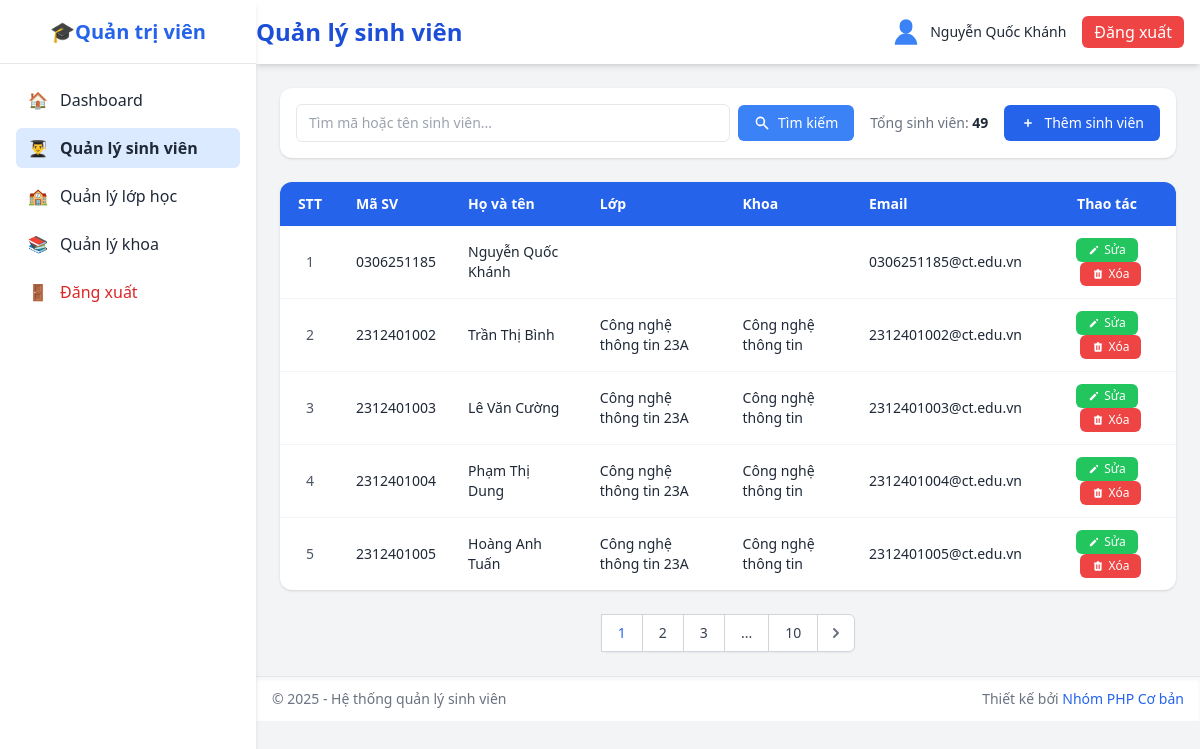
The page /admin/student_list.php (signed in) on the database its author committed.
### tables this page shows
CREATE TABLE `sinh_vien` (
  `mssv` varchar(20) NOT NULL,
  `hoten` varchar(100) NOT NULL,
  `ngaysinh` date DEFAULT NULL,
  `gioitinh` enum('Nam','Nữ','Khác') DEFAULT 'Nam',
  `malop` varchar(20) DEFAULT NULL,
  `makhoa` varchar(20) DEFAULT NULL,
  `email` varchar(100) DEFAULT NULL,
  `sdt` varchar(20) DEFAULT NULL,
  `diachi` varchar(255) DEFAULT NULL,
  `password` varchar(255) NOT NULL,
  `trangthai` enum('Đang học','Tốt nghiệp','Bảo lưu','Đã nghỉ') DEFAULT 'Đang học'
);

CREATE TABLE `lop` (
  `malop` varchar(20) NOT NULL,
  `tenlop` varchar(100) NOT NULL,
  `makhoa` varchar(20) DEFAULT NULL
);

CREATE TABLE `khoa` (
  `makhoa` varchar(20) NOT NULL,
  `tenkhoa` varchar(100) NOT NULL,
  `mota` text DEFAULT NULL
);

### database/pdo.php (called while the page is built, shortened)
<?php
class DB
{
    private static $pdo = null;
    private static function connect_pdo(): \PDO
    {
        $host = DB_HOST;
        $user = DB_USERNAME;
        $pass = DB_PASSWORD;
        $db   = DB_NAME;
        $charset = DB_CHARSET;
        $dsn = "mysql:host={$host};dbname={$db};charset={$charset}";
        try {
            $options = [
                \PDO::ATTR_ERRMODE => \PDO::ERRMODE_EXCEPTION,
                \PDO::ATTR_DEFAULT_FETCH_MODE => \PDO::FETCH_ASSOC,
                \PDO::ATTR_EMULATE_PREPARES => false,
            ];
            return new \PDO($dsn, $user, $pass, $options);
        } catch (\PDOException $e) {
            die('Kết nối PDO thất bại: ' . $e->getMessage());
        }
    }
    private static function init()
    {
        if (self::$pdo === null) {
            self::$pdo = self::connect_pdo();
        }
    }
    public static function getPdo()
    {
        return self::$pdo;
    }
    public static function select(string $sql, array $params = []): array
    {
        $stmt = self::getPdo()->prepare($sql);
        $stmt->execute($params);
        return $stmt->fetchAll();
    }
    public static function selectOne(string $sql, array $params = []): ?array
    {
        $stmt = self::getPdo()->prepare($sql);
        $stmt->execute($params);
        $row = $stmt->fetch();
        return $row === false ? null : $row;
    }
}

### admin/student_list.php (the view, shortened to what this page needs)
<?php
include('../includes/sidebar.php');
include('../includes/header.php');
?>
<?php
$search = trim($_GET['search'] ?? '');
$page = max(1, intval($_GET['page'] ?? 1));
$per_page = 5;
$offset = ($page - 1) * $per_page;
$where = [];
$params = [];
$whereClause = !empty($where) ? 'WHERE ' . implode(' AND ', $where) : '';
$count_query = "
    SELECT COUNT(DISTINCT sv.mssv) as total
    FROM sinh_vien sv
    LEFT JOIN lop l ON sv.malop = l.malop
    LEFT JOIN khoa k ON l.makhoa = k.makhoa
    $whereClause
";
$total = DB::selectOne($count_query, $params)['total'];
$total_pages = ceil($total / $per_page);
?>
<div class="bg-white rounded-xl shadow p-4">
    <div class="flex flex-col sm:flex-row gap-4 items-center justify-between">
        <form method="GET" class="flex items-center gap-2 flex-1">
            <div class="flex-1">
                <input type="text" name="search" value="<?php echo htmlspecialchars($search); ?>"
                    placeholder="Tìm mã hoặc tên sinh viên..."
                    class="w-full px-3 py-2 border rounded-md focus:ring-2 focus:ring-blue-400 outline-none text-sm" />
            </div>
            <button type="submit" class="bg-blue-500 hover:bg-blue-600 text-white px-4 py-2 rounded-md text-sm inline-flex items-center gap-2">
                <svg xmlns="http://www.w3.org/2000/svg" class="h-4 w-4" viewBox="0 0 20 20" fill="currentColor">
                    <path fill-rule="evenodd" d="M8 4a4 4 0 100 8 4 4 0 000-8zM2 8a6 6 0 1110.89 3.476l4.817 4.817a1 1 0 01-1.414 1.414l-4.816-4.816A6 6 0 012 8z" clip-rule="evenodd" />
                </svg>
                Tìm kiếm
            </button>
        </form>
        <div class="flex items-center gap-4">
            <div class="text-gray-500 text-sm whitespace-nowrap">
                Tổng sinh viên: <span class="font-semibold text-gray-800"><?php echo number_format($total); ?></span>
            </div>
            <a href="student_add.php" class="bg-blue-600 hover:bg-blue-700 text-white px-4 py-2 rounded-md text-sm inline-flex items-center gap-2 whitespace-nowrap">
                <svg xmlns="http://www.w3.org/2000/svg" class="h-4 w-4" viewBox="0 0 20 20" fill="currentColor">
                    <path fill-rule="evenodd" d="M10 5a1 1 0 011 1v3h3a1 1 0 110 2h-3v3a1 1 0 11-2 0v-3H6a1 1 0 110-2h3V6a1 1 0 011-1z" clip-rule="evenodd" />
                </svg>
                Thêm sinh viên
            </a>
        </div>
    </div>
</div>
<?php
$query = "
    SELECT
        sv.mssv,
        sv.hoten,
        sv.email,
        sv.sdt,
        sv.gioitinh,
        sv.diachi,
        sv.trangthai,
        l.tenlop,
        k.tenkhoa
    FROM sinh_vien sv
    LEFT JOIN lop l ON sv.malop = l.malop
    LEFT JOIN khoa k ON l.makhoa = k.makhoa
    $whereClause
    LIMIT :limit OFFSET :offset
";
$params['offset'] = $offset;
$params['limit'] = $per_page;
$students = DB::select($query, $params);
?>
<div class="bg-white rounded-xl shadow overflow-x-auto">
    <table class="min-w-full text-sm">
        <thead class="bg-blue-600 text-white">
            <tr>
                <th class="py-3 px-4 text-center" style="width: 60px">STT</th>
                <th class="py-3 px-4 text-left">Mã SV</th>
                <th class="py-3 px-4 text-left">Họ và tên</th>
                <th class="py-3 px-4 text-left">Lớp</th>
                <th class="py-3 px-4 text-left">Khoa</th>
                <th class="py-3 px-4 text-left">Email</th>
                <th class="py-3 px-4 text-center">Thao tác</th>
            </tr>
        </thead>
        <tbody class="divide-y divide-gray-100">
            <?php if (empty($students)): ?>
            <tr>
                <td colspan="7" class="py-4 px-4 text-center text-gray-500">
                    Không tìm thấy sinh viên nào
                    <?php if ($search !== ''): ?>
                        phù hợp với từ khóa "<?php echo htmlspecialchars($search); ?>"
                    <?php endif; ?>
                </td>
            </tr>
            <?php else: ?>
                <?php foreach ($students as $index => $student): ?>
                <tr class="hover:bg-gray-50">
                    <td class="py-3 px-4 text-center text-gray-600">
                        <?php echo $offset + $index + 1; ?>
                    </td>
                    <td class="py-3 px-4"><?php echo htmlspecialchars($student['mssv']); ?></td>
                    <td class="py-3 px-4"><?php echo htmlspecialchars($student['hoten']); ?></td>
                    <td class="py-3 px-4"><?php echo htmlspecialchars($student['tenlop']); ?></td>
                    <td class="py-3 px-4"><?php echo htmlspecialchars($student['tenkhoa']); ?></td>
                    <td class="py-3 px-4"><?php echo htmlspecialchars($student['email']); ?></td>
                    <td class="py-3 px-4 text-center space-x-2">
                        <a href="student_edit.php?mssv=<?php echo urlencode($student['mssv']); ?>"
                           class="bg-green-500 hover:bg-green-600 text-white px-3 py-1 rounded-md text-xs inline-flex items-center gap-1">
                           <svg xmlns="http://www.w3.org/2000/svg" class="h-3 w-3" viewBox="0 0 20 20" fill="currentColor">
                                <path d="M13.586 3.586a2 2 0 112.828 2.828l-.793.793-2.828-2.828.793-.793zM11.379 5.793L3 14.172V17h2.828l8.38-8.379-2.83-2.828z" />
                            </svg>
                            Sửa
                        </a>
                        <a href="student_delete.php?mssv=<?php echo urlencode($student['mssv']); ?>"
                           onclick="return confirm('Bạn có chắc chắn muốn xóa sinh viên này?')"
                           class="bg-red-500 hover:bg-red-600 text-white px-3 py-1 rounded-md text-xs inline-flex items-center gap-1">
                            Xóa
                        </a>
                    </td>
                </tr>
                <?php endforeach; ?>
            <?php endif; ?>
        </tbody>
    </table>
</div>
<?php if ($total_pages > 1): ?>
<div class="mt-6 flex justify-center">
    <nav class="relative z-0 inline-flex rounded-md shadow-sm -space-x-px" aria-label="Phân trang">
        <?php
        $range = 2;
        if ($page > $range + 1): ?>
            <?php endif;
        for ($i = max(1, $page - $range); $i <= min($total_pages, $page + $range); $i++): ?>
            <a href="?page=<?php echo $i; ?><?php echo $search ? '&search=' . urlencode($search) : ''; ?>"
               class="relative inline-flex items-center px-4 py-2 border border-gray-300 bg-white text-sm font-medium <?php echo $i === $page ? 'text-blue-600 bg-blue-50' : 'text-gray-700 hover:bg-gray-50'; ?>">
                <?php echo $i; ?>
            </a>
        <?php endfor;
        if ($page < $total_pages - $range): ?>
            <?php if ($page < $total_pages - $range - 1): ?>
                <span class="relative inline-flex items-center px-4 py-2 border border-gray-300 bg-white text-sm font-medium text-gray-700">
                    ...
                </span>
            <?php endif; ?>
            <a href="?page=<?php echo $total_pages; ?><?php echo $search ? '&search=' . urlencode($search) : ''; ?>"
               class="relative inline-flex items-center px-4 py-2 border border-gray-300 bg-white text-sm font-medium text-gray-700 hover:bg-gray-50">
                <?php echo $total_pages; ?>
            </a>
        <?php endif; ?>
        <?php if ($page < $total_pages): ?>
        <a href="?page=<?php echo $page + 1; ?><?php echo $search ? '&search=' . urlencode($search) : ''; ?>"
           class="relative inline-flex items-center px-2 py-2 rounded-r-md border border-gray-300 bg-white text-sm font-medium text-gray-500 hover:bg-gray-50">
            <svg class="h-5 w-5" xmlns="http://www.w3.org/2000/svg" viewBox="0 0 20 20" fill="currentColor">
                <path fill-rule="evenodd" d="M7.293 14.707a1 1 0 010-1.414L10.586 10 7.293 6.707a1 1 0 011.414-1.414l4 4a1 1 0 010 1.414l-4 4a1 1 0 01-1.414 0z" clip-rule="evenodd" />
            </svg>
        </a>
        <?php endif; ?>
    </nav>
</div>
<?php endif; ?>
<?php include('../includes/footer.php'); ?>

### includes/sidebar.php (shortened to what this page needs)
<!DOCTYPE html>
<html lang="vi">
<head>
  <script src="https://cdn.tailwindcss.com"></script>
  <?php
  function isActiveMenu($type) {
    $basename = basename($_SERVER['SCRIPT_NAME']);
    if ($type === 'student' && strpos($basename, 'student') !== false) return 'bg-blue-100 font-semibold';
    return '';
  }
  ?>
</head>
<body class="bg-gray-100 font-sans text-gray-800">
  <aside id="sidebar"
         class="fixed top-0 left-0 h-full w-64 bg-white shadow-md z-40 md:translate-x-0 -translate-x-full transition-transform duration-300 ease-in-out">
    <div class="border-b h-16 flex items-center justify-center">
      <h1 class="text-xl font-bold text-blue-600">
        🎓<?= isset($_SESSION['user_role']) && $_SESSION['user_role'] === 'admin' ? 'Quản trị viên' : 'Sinh viên'; ?>
      </h1>
    </div>
    <nav class="p-4 space-y-2">
      <?php if ($_SESSION['user_role'] === 'admin'): ?>
        <a href="index.php" class="flex items-center gap-3 px-3 py-2 rounded-md hover:bg-blue-50 transition <?= isActiveMenu('dashboard') ?>">
          <span>🏠</span><span>Dashboard</span>
        </a>
        <a href="student_list.php" class="flex items-center gap-3 px-3 py-2 rounded-md hover:bg-blue-50 transition <?= isActiveMenu('student') ?>">
          <span>👨‍🎓</span><span>Quản lý sinh viên</span>
        </a>
        <a href="class_list.php" class="flex items-center gap-3 px-3 py-2 rounded-md hover:bg-blue-50 transition <?= isActiveMenu('class') ?>">
          <span>🏫</span><span>Quản lý lớp học</span>
        </a>
        <a href="faculty_list.php" class="flex items-center gap-3 px-3 py-2 rounded-md hover:bg-blue-50 transition <?= isActiveMenu('faculty') ?>">
          <span>📚</span><span>Quản lý khoa</span>
        </a>
        <a href="logout.php" class="flex items-center gap-3 px-3 py-2 rounded-md hover:bg-red-50 transition text-red-600">
          <span>🚪</span><span>Đăng xuất</span>
        </a>
      <?php endif; ?>
    </nav>
  </aside>
  <div class="md:pl-64 min-h-screen">

### includes/header.php (shortened to what this page needs)
<?php
$current_page = basename($_SERVER['PHP_SELF']);
$page_title = "Hệ thống quản lý sinh viên";
if (strpos($current_page, 'student') !== false) {
    $page_title = "Quản lý sinh viên";
} elseif (strpos($current_page, 'class') !== false) {
    $page_title = "Quản lý lớp học";
} elseif (strpos($current_page, 'faculty') !== false) {
    $page_title = "Quản lý khoa";
}
?>
<header class="sticky top-0 z-20 bg-white shadow-md">
  <div class="max-w-7xl mx-auto">
    <div class="flex justify-between items-center h-16">
      <div class="flex items-center">
        <h2 class="text-xl md:text-2xl font-semibold text-blue-700 truncate">
          <?php echo htmlspecialchars($page_title); ?>
        </h2>
      </div>
      <div class="flex items-center gap-4 px-4">
        <div class="flex items-center gap-2">
          <svg xmlns="http://www.w3.org/2000/svg" class="w-8 h-8 text-blue-500" viewBox="0 0 20 20" fill="currentColor">
            <path fill-rule="evenodd" d="M10 2a4 4 0 00-4 4v1a4 4 0 004 4 4 4 0 004-4V6a4 4 0 00-4-4zM3 18a7 7 0 1114 0H3z" clip-rule="evenodd" />
          </svg>
          <span class="text-sm font-medium hidden md:block">
            <?php
              if (isset($_SESSION['fullname'])) {
                  echo htmlspecialchars($_SESSION['fullname']);
              } else {
                  echo 'Khách';
              }
            ?>
          </span>
        </div>
        <a href="logout.php" class="bg-red-500 hover:bg-red-600 text-white px-3 py-1 rounded-md no-underline">
          <span class="md:inline hidden">Đăng xuất</span>
        </a>
      </div>
  </header>
<main class="max-w-7xl mx-auto px-4 py-6 md:px-6 space-y-6">

### includes/footer.php
</main>
<footer class="bg-white border-t mt-auto shadow-inner">
  <div class="max-w-6xl mx-auto px-4 py-3 flex flex-col sm:flex-row justify-between items-center text-gray-500 text-sm">
    <p>© 2025 - Hệ thống quản lý sinh viên</p>
    <p>Thiết kế bởi <span class="text-blue-600 font-medium">Nhóm PHP Cơ bản</span></p>
  </div>
</footer>
</div>
</body>
</html>

### rows shown on the page
sinh_vien: index "1", mssv "0306251185", hoten "Nguyễn Quốc Khánh", email "0306251185@ct.edu.vn"
sinh_vien: index "2", mssv "2312401002", hoten "Trần Thị Bình", malop.tenlop "Công nghệ thông tin 23A", makhoa.tenkhoa "Công nghệ thông tin", email "2312401002@ct.edu.vn"
sinh_vien: index "3", mssv "2312401003", hoten "Lê Văn Cường", malop.tenlop "Công nghệ thông tin 23A", makhoa.tenkhoa "Công nghệ thông tin", email "2312401003@ct.edu.vn"
sinh_vien: index "4", mssv "2312401004", hoten "Phạm Thị Dung", malop.tenlop "Công nghệ thông tin 23A", makhoa.tenkhoa "Công nghệ thông tin", email "2312401004@ct.edu.vn"
sinh_vien: index "5", mssv "2312401005", hoten "Hoàng Anh Tuấn", malop.tenlop "Công nghệ thông tin 23A", makhoa.tenkhoa "Công nghệ thông tin", email "2312401005@ct.edu.vn"

### other values the page prints
$page_title "Quản lý sinh viên"
$_SESSION['fullname'] "Nguyễn Quốc Khánh"
$total "49"
$total_pages "10"
